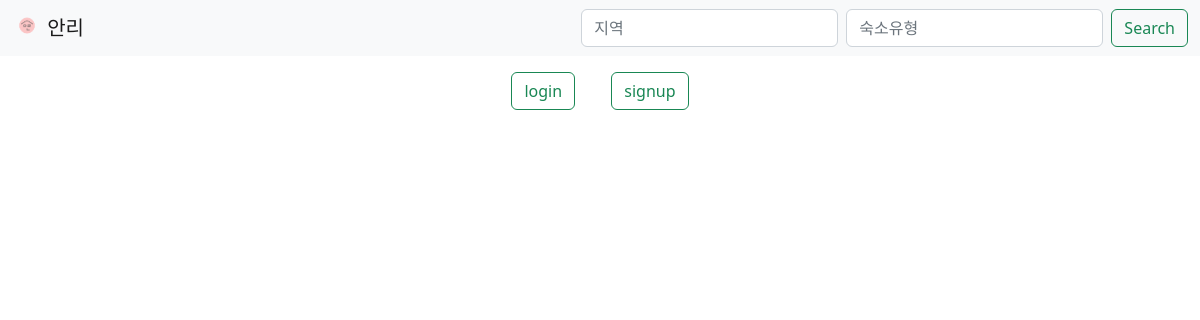
Before: / with the older database file.
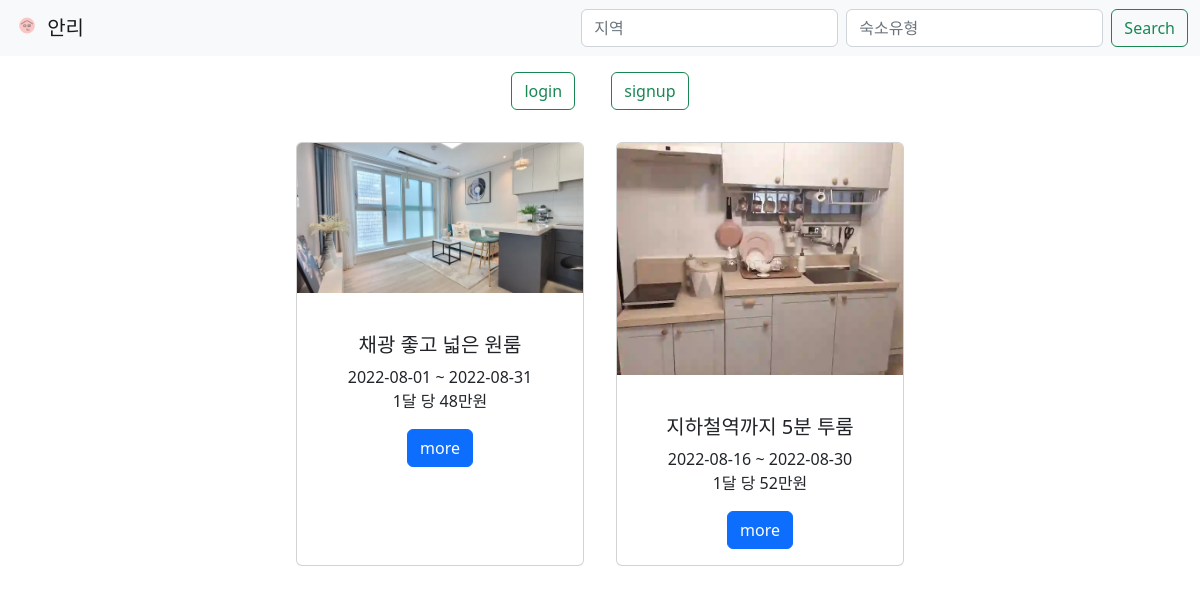
After: the same page with the newer database file.
### blog/models.py (models this page shows, shortened)
class Blog(models.Model): #장고에서 제공하는 models.Model를 상속받아야한다.
    image = models.ImageField(upload_to="blog/", blank=True, null=True)
    title = models.CharField(max_length=64,verbose_name = '제목')
    price = models.CharField(max_length=64,verbose_name = '가격')
    select_home = models.CharField(max_length=64,verbose_name = '집유형')
    location = models.CharField(max_length=200,verbose_name = '위치')
    smaller_period = models.CharField(max_length=64,verbose_name = '최소기간')
    startDay = models.CharField(max_length=64,verbose_name = '시작일')
    lastDay = models.CharField(max_length=64,verbose_name = '종료일')
    floor_space = models.CharField(max_length=64,verbose_name = '평수')
    bathroom = models.CharField(max_length=64,verbose_name = '욕실수')
    room = models.CharField(max_length=64,verbose_name = '방수')
    bed = models.CharField(max_length=64,verbose_name = '침대수')
    basic_info = models.CharField(max_length=64,verbose_name = '기본정보')
    option = models.CharField(max_length=64,verbose_name = '옵션')
    description = models.CharField(max_length=500,verbose_name = '설명')
    registered_dttm = models.DateTimeField(auto_now_add=True, verbose_name='등록시간')
    class Meta: #메타 클래스를 이용하여 테이블명 지정
        db_table = 'host_home'

### blog/views.py (the view)
# urls.py: 2. Add a URL to urlpatterns:  path('', views.home, name='home')
def home(request):
    blogs = Blog.objects.all()
    return render(request, 'home.html', {'blogs': blogs})

### blog/templates/home.html (shortened to what this page needs)
{% load static %}
<!DOCTYPE html>
<html lang="en">
<head>
    <link rel="stylesheet" href="{% static 'css/bootstrap.min.css' %}">
</head>
<body>
    <nav class="navbar bg-light">
        <div class="container-fluid">
        <a class="navbar-brand" href="#">
            <img src="{% static 'img/logo.png' %}" alt="안리" width="30" class="d-inline-block align-text-top">
            안리
        </a>
        <form class="d-flex" action="{% url 'searchResult' %}" method="get">
            <input class="form-control me-2" type="search" placeholder="지역" name="place">
            <input class="form-control me-2" type="search" placeholder="숙소유형" name="type">
            <button class="btn btn-outline-success" type="submit">Search</button>
        </form>
        </div>
    </nav>
<div>
    {% if user.is_authenticated %}
        {{ user.username }}님 환영합니다.
        <br>
        <a href="{% url 'logout' %}" class="btn btn-outline-success m-3">logout</a>
        <a href="{% url 'new' %}" class="btn btn-outline-success m-3">Write Blog</a>
    {% else %}
        <a href="{% url 'login' %}" class="btn btn-outline-success m-3">login</a>
        <a href="{% url 'signup' %}" class="btn btn-outline-success m-3">signup</a>
    {% endif %}
    <br>
</div>
    <div class="d-inline-flex">
        {% for blog in blogs %}
        <div class="card m-3" style="width: 18rem;">
            <img src="{{ blog.image.url }}" class="card-img-top" alt="사진"><br>
            <div class="card-body">
                <h5 class="card-title">{{ blog.title }}</h5>
                <p class="card-text">
                    {{ blog.startDay }} ~ {{ blog.lastDay }}<br>
                    {{ blog.price }}
                </p>
                <a href="{% url 'detail' blog.id %}" class="btn btn-primary">more</a>
            </div>
        </div>
        {% endfor %}
    </div>
</body>
</html>

### blog/templates/home.html (style rules this page uses)
body { text-align: center; }

Changed rows visible on the page:
added Blog: image (picture), title "채광 좋고 넓은 원룸", startDay "2022-08-01", lastDay "2022-08-31", price "1달 당 48만원"
added Blog: image (picture), title "지하철역까지 5분 투룸", startDay "2022-08-16", lastDay "2022-08-30", price "1달 당 52만원"
